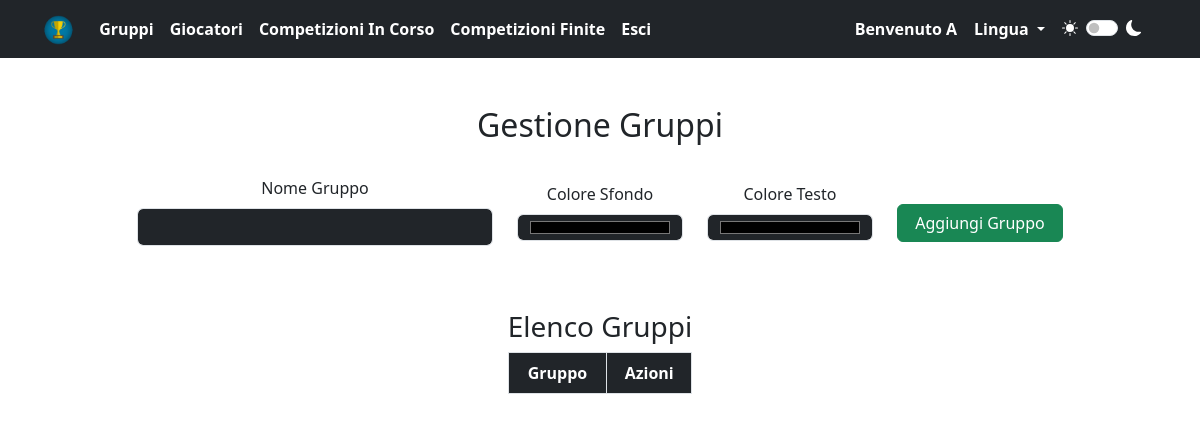
/index.php?page=gruppi (signed in), run on an earlier commit of the app's database.
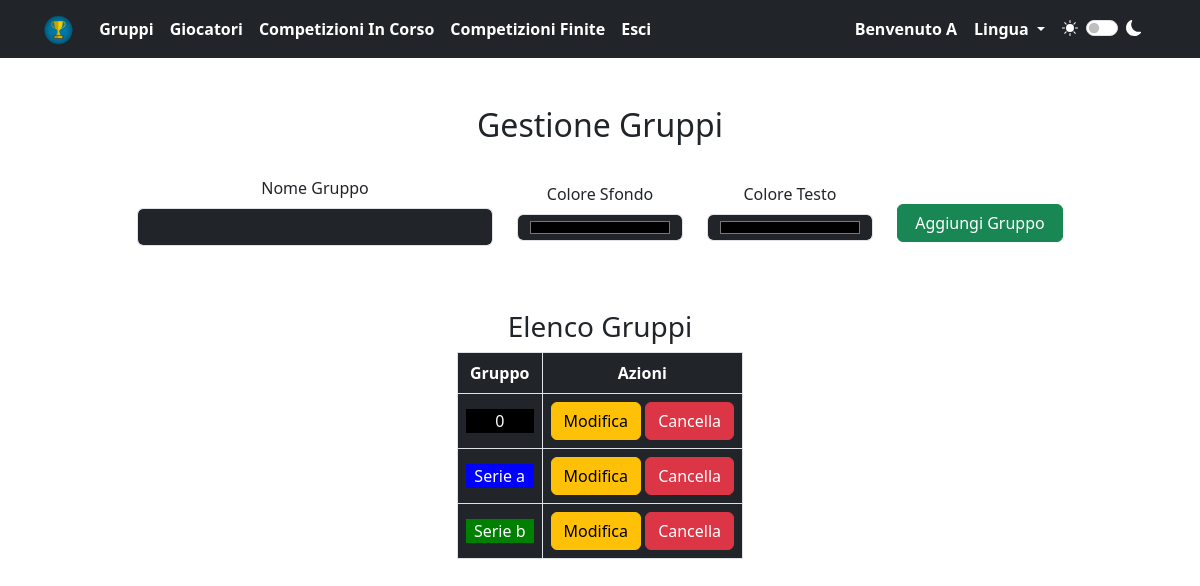
And on a later commit of the database.
### tables this page shows
CREATE TABLE `gruppi` (
  `utente` varchar(200) NOT NULL,
  `nome` varchar(200) NOT NULL,
  `colore1` varchar(200) NOT NULL,
  `colore2` varchar(200) NOT NULL
);

### language/italiano.php (called while the page is built, shortened)
<?php
$VCM_edit = "Modifica";
$VCM_delete = "Cancella";
$VCM_color1 = "Colore Sfondo";
$VCM_color2 = "Colore Testo";
$VCM_actions = "Azioni";
$VCM_players = "Giocatori";
$VCM_comp_in_progress = "Competizioni In Corso";
$VCM_comp_finished = "Competizioni Finite";
$VCM_logout = "Esci";
$VCM_welcome = "Benvenuto";
$VCM_language = "Lingua";
?>

### gruppi.php (the view, shortened to what this page needs)
<?php
$user = $_SESSION['username'];
$query_gruppi = "SELECT * FROM gruppi WHERE utente = ?";
$stmt_gruppi = $conn->prepare($query_gruppi);
$stmt_gruppi->bind_param("s", $user);
$stmt_gruppi->execute();
$result_gruppi = $stmt_gruppi->get_result();
?>
<div class="container">
    <div class="row justify-content-center">
        <h2 class="text-center mt-5">Gestione Gruppi</h2>
        <form action="#" method="post" class="mt-4">
            <div class="row align-items-center justify-content-center">
                <div class="col-lg-4 text-center">
                    <div class="mb-3">
                        <label for="nome_gruppo" class="form-label">Nome Gruppo</label>
                        <input type="text" class="form-control" id="nome_gruppo" name="nome_gruppo" required>
                    </div>
                </div>
                <div class="col-lg-2 text-center">
                    <div class="mb-3">
                        <label for="<?php echo $VCM_color1; ?>" class="form-label"><?php echo $VCM_color1; ?></label>
                        <input type="color" class="form-control" id="colore_primario" name="colore_primario" required>
                    </div>
                </div>
                <div class="col-lg-2 text-center">
                    <div class="mb-3">
                        <label for="<?php echo $VCM_color2; ?>" class="form-label"><?php echo $VCM_color2; ?></label>
                        <input type="color" class="form-control" id="colore_secondario" name="colore_secondario" required>
                    </div>
                </div>
                <div class="col-lg-2 text-center">
                    <div class="mb-3">
                        <button type="submit" class="btn btn-success w-100 mt-4" name="submit">Aggiungi Gruppo</button>
                    </div>
                </div>
            </div>
        </form>
        <div class="row mt-5 justify-content-center">
            <div class="col-auto table-responsive">
                <h3 class="text-center">Elenco Gruppi</h3>
                <table class="table table-bordered text-center table-responsive miatable" id="myTable">
                    <thead>
                        <tr>
                            <th class="mioth">Gruppo</th>
                            <th><?php echo $VCM_actions; ?></th>
                        </tr>
                    </thead>
                    <tbody>
                        <?php if (isset($result_gruppi)) : ?>
                            <?php while ($row = $result_gruppi->fetch_assoc()) : ?>
                                <tr>
                                    <td>
                                        <div class="miocolore px-2" style="background-color: <?php echo htmlspecialchars($row['colore1']); ?>; color: <?php echo htmlspecialchars($row['colore2']); ?>;">
                                            <?php echo htmlspecialchars($row['nome']); ?>
                                        </div>
                                    </td>
                                    <td>
                                        <a href="index.php?page=azioni&name=modificagruppo&gruppo=<?php echo htmlspecialchars($row['nome']); ?>" class="btn btn-warning"><?php echo $VCM_edit; ?></a>
                                        <a href="index.php?page=azioni&name=eliminagruppo&gruppo=<?php echo htmlspecialchars($row['nome']); ?>" class="btn btn-danger"><?php echo $VCM_delete; ?></a>
                                    </td>
                                </tr>
                            <?php endwhile; ?>
                        <?php endif; ?>
                    </tbody>
                </table>
            </div>
        </div>
    </div>
</div>

### index.php (shortened to what this page needs)
<!DOCTYPE html>
<html>
<head>
    <?php include "layout/head.php"; ?>
</head>
<body>
    <?php
    include "conn.php";
    if (isset($_SESSION['lang'])) {
        if ($_SESSION['lang'] === 'it') {
            include "language/italiano.php";
        } elseif ($_SESSION['lang'] === 'en') {
            include "language/inglese.php";
        }
    } else {
        include "language/italiano.php";
    }
    $page = isset($_GET['page']) ? $_GET['page'] : '#';
    ?>
    <?php include "layout/header.php"; ?>
    <?php if (isset($_SESSION['username'])) : ?>
        <?php if ($page == "logout") : ?>
            <?php include "logout.php"; ?>
        <?php elseif ($page == "gruppi") : ?>
            <?php include "gruppi.php"; ?>
        <?php elseif ($page == "giocatori") : ?>
            <?php include "giocatori.php"; ?>
        <?php elseif ($page == "azioni") : ?>
            <?php include "azioni.php"; ?>
        <?php elseif ($page == "modalita") : ?>
            <?php include "modalita.php"; ?>
        <?php elseif ($page == "competizioni") : ?>
            <?php include "competizioni.php"; ?>
        <?php elseif ($page == "visualizza") : ?>
            <?php include "competizioni/visualizza.php"; ?>
        <?php elseif ($page == "classifica") : ?>
            <?php include "competizioni/classifica.php"; ?>
        <?php elseif ($page == "tabellone") : ?>
            <?php include "competizioni/tabellone.php"; ?>
        <?php elseif ($page == "statistiche") : ?>
            <?php include "competizioni/statistiche.php"; ?>
        <?php elseif ($page == "fasefinale") : ?>
            <?php include "competizioni/fasefinale.php"; ?>
        <?php else : ?>
            <?php include "home.php"; ?>
        <?php endif; ?>
    <?php else : ?>
        <?php include "login.php"; ?>
    <?php endif; ?>
</body>
</html>

### layout/head.php (shortened to what this page needs)
<link href="https://cdn.jsdelivr.net/npm/bootstrap@5.3.3/dist/css/bootstrap.min.css" rel="stylesheet"
>
<link rel="stylesheet" href="css/style.css">

### layout/header.php (shortened to what this page needs)
<header class="navbar navbar-expand-xl navbar-dark bg-dark" id="navbar">
    <div class="container">
        <a class="navbar-brand" href="index.php">
            <img src="img/logo.png" alt="VCM" height="30">
        </a>
        <div class="collapse navbar-collapse justify-content-between" id="navbarNav">
            <ul class="navbar-nav">
                <li class="nav-item">
                    <a class="nav-link active" href="index.php?page=gruppi"><b>Gruppi</b></a>
                </li>
                <li class="nav-item">
                    <a class="nav-link active" href="index.php?page=giocatori"><b><?php echo $VCM_players; ?></b></a>
                </li>
                <li class="nav-item">
                    <a class="nav-link active" href="index.php?page=competizioni&com=0"><b><?php echo $VCM_comp_in_progress; ?></b></a>
                </li>
                <li class="nav-item">
                    <a class="nav-link active" href="index.php?page=competizioni&com=1"><b><?php echo $VCM_comp_finished; ?></b></a>
                </li>
                <?php if (isset($_SESSION['username'])) : ?>
                    <li class="nav-item">
                        <a class="nav-link active" href="index.php?page=logout"><b><?php echo $VCM_logout; ?></b></a>
                    </li>
                <?php endif; ?>
            </ul>
            <div class="d-flex align-items-center">
                <?php if (isset($_SESSION['username'])) : ?>
                    <p class="m-0 me-3 fw-bold"><?php echo $VCM_welcome . " " . ucfirst($_SESSION['username']); ?></p>
                <?php endif; ?>
                <div class="d-flex d-flex align-items-center">
                    <div class="dropdown">
                        <button class="btn btn-link dropdown-toggle px-0 fw-bold" type="button" id="languageDropdown" data-bs-toggle="dropdown" aria-expanded="false">
                            <?php echo $VCM_language; ?>
                        </button>
                    </div>
                    <div class=" form-check form-switch px-3 d-flex align-items-center">
                                    <label class="form-check-label d-flex align-items-center" for="themeSwitch">
                                    </label>
                                    <input class="form-check-input d-flex align-items-center" type="checkbox" id="tema">
                                    <label class="form-check-label d-flex align-items-center" for="themeSwitch">
                                    </label>
                    </div>
                </div>
            </div>
        </div>
    </div>
</header>

### css/style.css (style rules this page uses)
:root { --primarycolor: #212529; --secondarycolor: #ffffff; --bs-body-color: #ffffff; --bs-body-bg: #212529; --bs-tertiary-bg : #212529; }
body { background-color: var(--secondarycolor); color: var(--primarycolor); }
a { text-decoration: none; color: var(--secondarycolor); }
th, td { color: var(--secondarycolor) !important; min-width: 50px; vertical-align: middle; }
#languageDropdown { text-decoration: none ; color: var(--secondarycolor); cursor: pointer; }
#tema { float: none; margin-top: 0; margin-left: 0.5rem; margin-right: 0.5rem; cursor: pointer; background-color: var(--secondarycolor); }
.form-check-label, p { color: var(--secondarycolor); }
.miatable th { cursor: pointer; }
#myTable th, #myTable td { min-width: auto; }

What changed in the data, as far as the page shows it:
added gruppi: nome "0"
added gruppi: nome "Serie a"
added gruppi: nome "Serie b"
